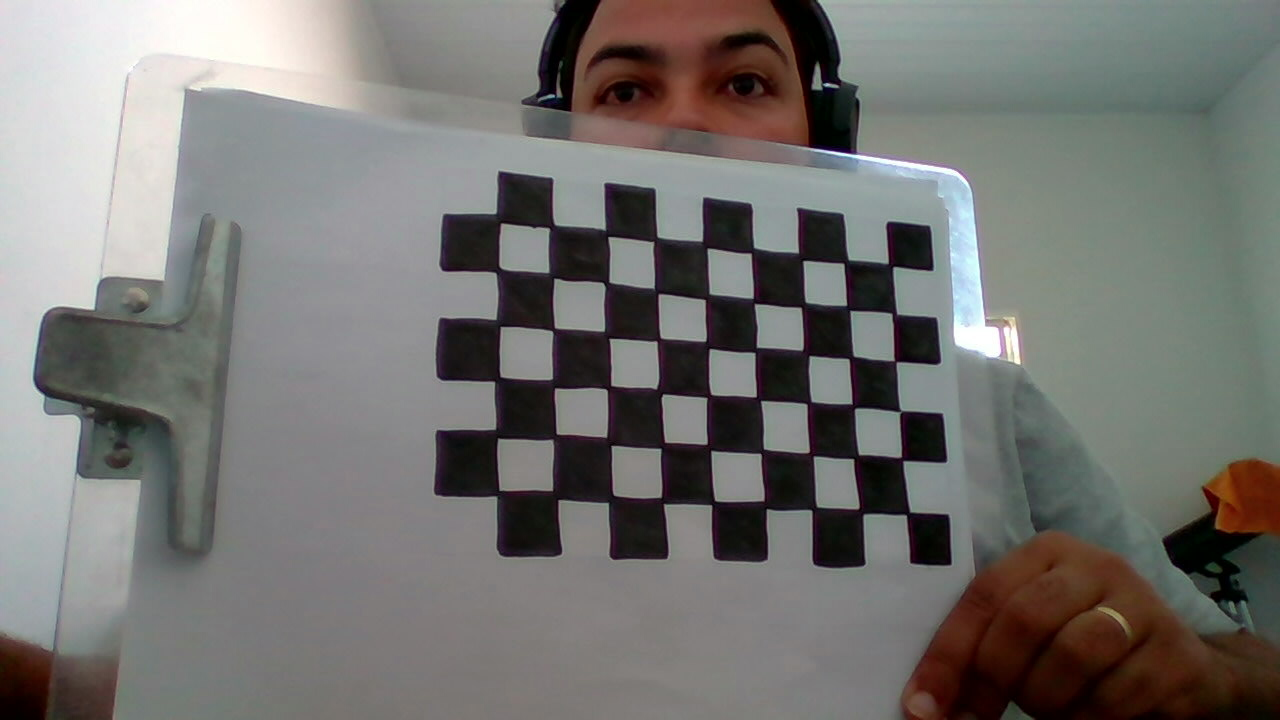
#> input picture computer vision projects/desafio/img/my_photo-4.jpg, 1280 x 720 px
$ python testes-calibration.py
#> lines starting #> are read from the running program, lines starting #| are printed output that depends on the picture
#!/usr/bin/env python2
# -*- coding: utf-8 -*-
"""
Created on Wed Sep 16 13:31:21 2020

@author: george
"""

import cv2

img = cv2.imread('img/my_photo-4.jpg')
#> img is the input picture: shape (720, 1280, 3); mean B, G, R 113.2, 116, 117.1
gray = cv2.cvtColor(img,cv2.COLOR_BGR2GRAY)
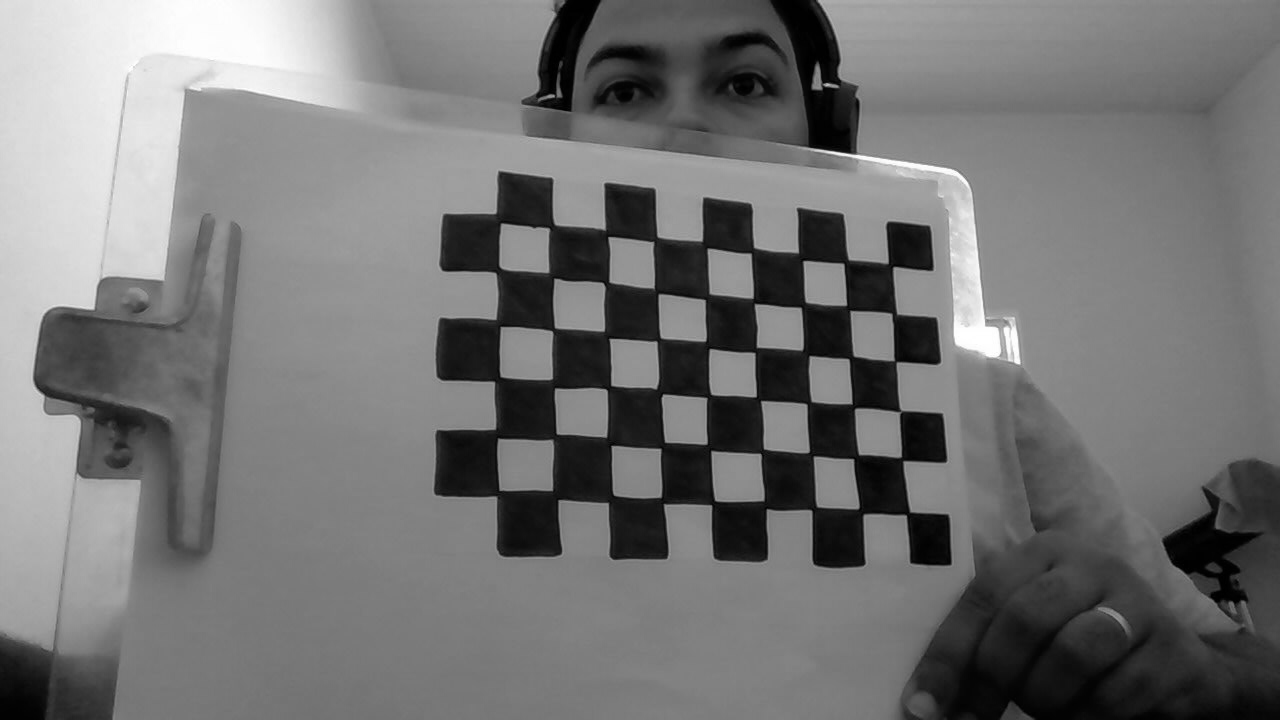
#> gray: shape (720, 1280); min 0, max 255, mean 116

cv2.imshow('ex', gray)

cv2.destroyAllWindows()

ret, corners = cv2.findChessboardCorners(gray, (6,9), None)
#> ret = True; corners = 54 rows, first 8: [890, 264.5], [894, 313.5], [896.7, 362.3], [899, 410.5], [902, 459], [906.1, 515.4], [843.5, 264], [849, 309]

$ run again, with computer vision projects/desafio/img/my_photo-10.jpg copied over computer vision projects/desafio/img/my_photo-4.jpg
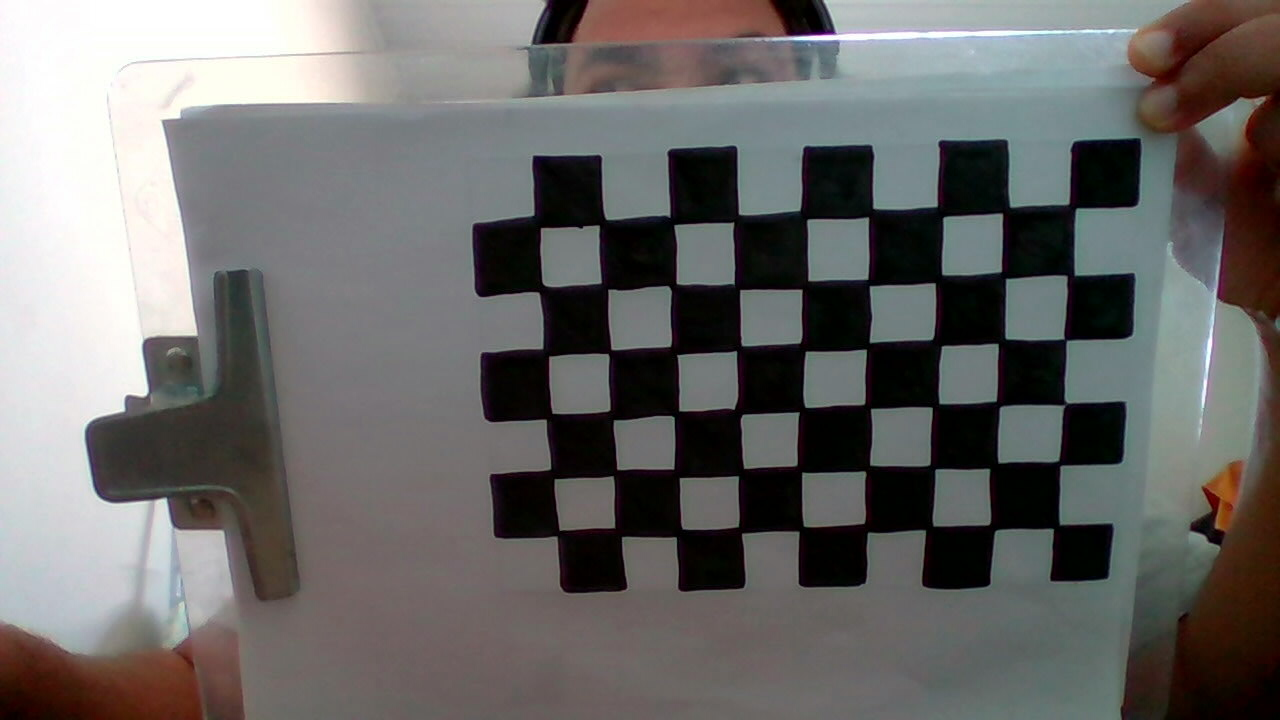
#> input picture computer vision projects/desafio/img/my_photo-10.jpg, 1280 x 720 px
#> img is the input picture: shape (720, 1280, 3); mean B, G, R 105.2, 106.4, 107.8
#> `gray = cv2.cvtColor(img,cv2.COLOR_BGR2GRAY)`:
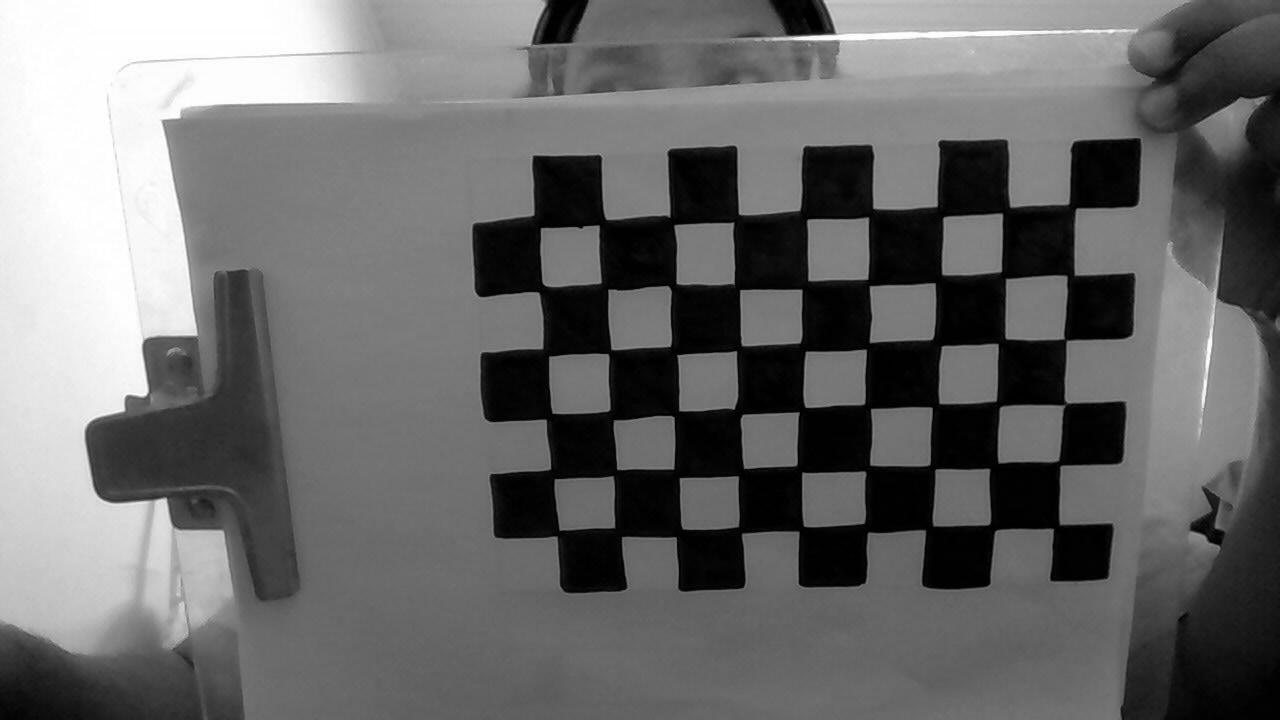
#> gray: shape (720, 1280); min 0, max 255, mean 106.7
#> ret = True; corners = 54 rows, first 8: [1072.5, 206.5], [1071, 274.5], [1063.7, 338.3], [1064.5, 403.5], [1059.5, 463], [1056.5, 526], [1006, 210], [1003.5, 275.5]

$ run again, with computer vision projects/desafio/img/my_photo-11.jpg copied over computer vision projects/desafio/img/my_photo-4.jpg
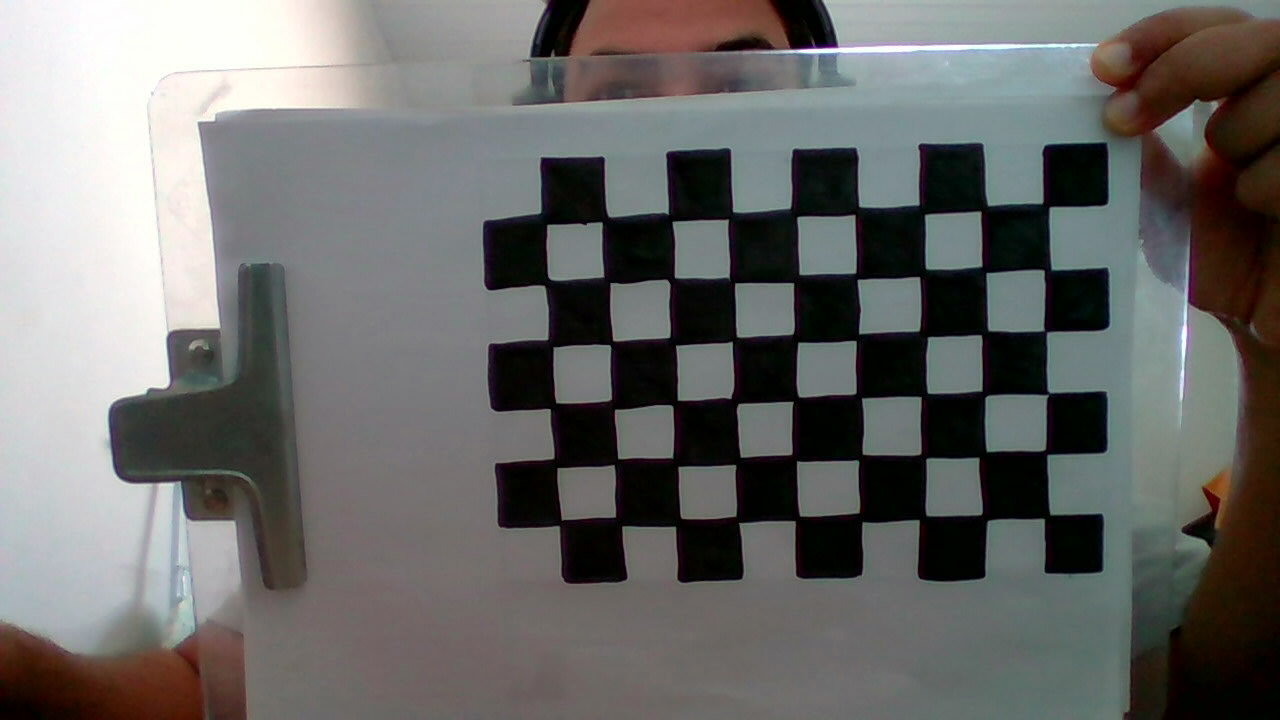
#> input picture computer vision projects/desafio/img/my_photo-11.jpg, 1280 x 720 px
#> img is the input picture: shape (720, 1280, 3); mean B, G, R 105.2, 106.9, 107.3
#> `gray = cv2.cvtColor(img,cv2.COLOR_BGR2GRAY)`:
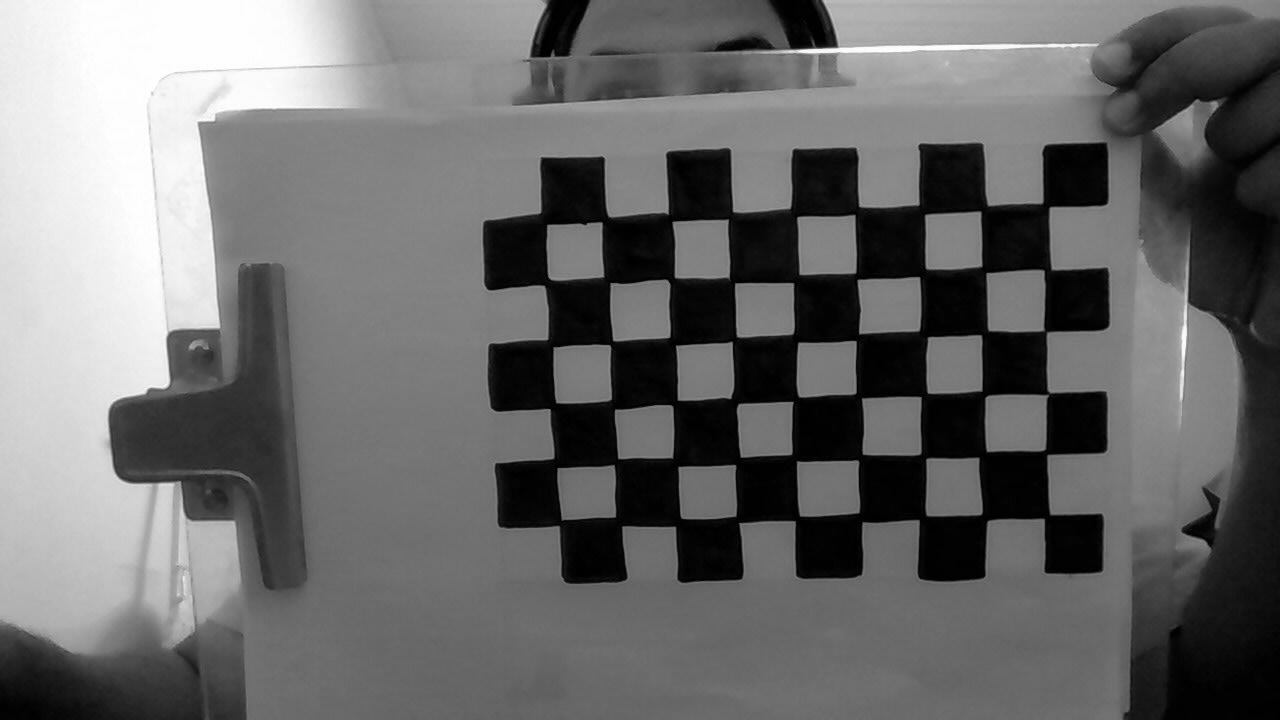
#> gray: shape (720, 1280); min 0, max 255, mean 106.9
#> ret = True; corners = 54 rows, first 8: [1046, 205], [1047.5, 270], [1045, 331], [1047.5, 393.5], [1047.7, 454.5], [1046.5, 516.5], [983, 209], [984, 269.5]

$ run again, with computer vision projects/desafio/img/my_photo-12.jpg copied over computer vision projects/desafio/img/my_photo-4.jpg
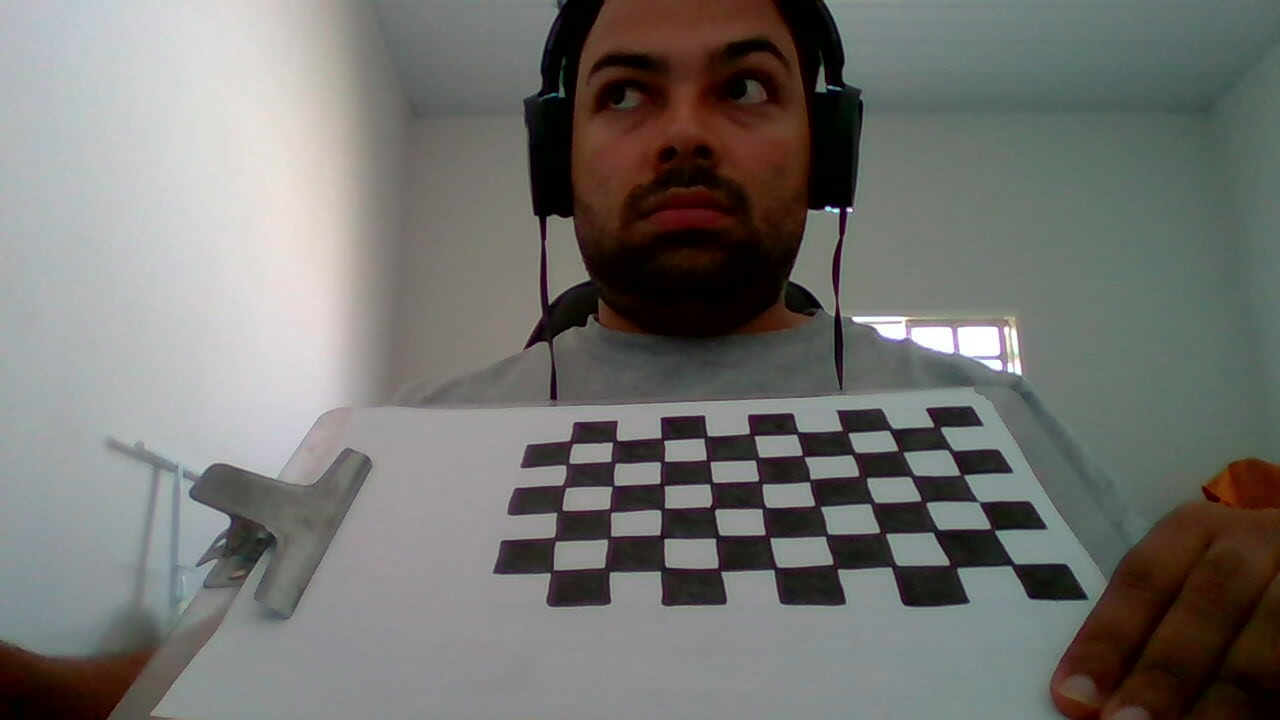
#> input picture computer vision projects/desafio/img/my_photo-12.jpg, 1280 x 720 px
#> img is the input picture: shape (720, 1280, 3); mean B, G, R 112.3, 115.6, 116.2
#> `gray = cv2.cvtColor(img,cv2.COLOR_BGR2GRAY)`:
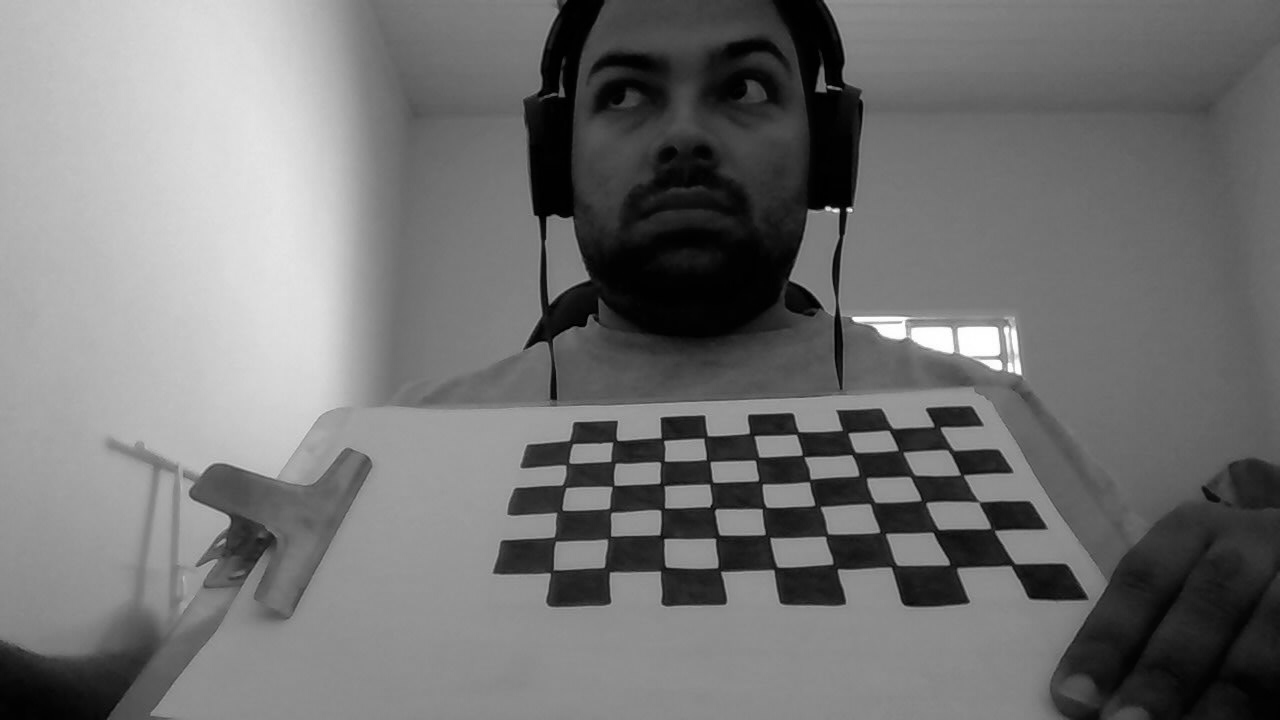
#> gray: shape (720, 1280); min 0, max 255, mean 115.4
#> ret = True; corners = 54 rows, first 8: [937, 427], [950, 450], [960.2, 474.2], [977.5, 501.5], [992.5, 529.5], [1011.2, 566.2], [890, 428.5], [900.5, 451.5]
